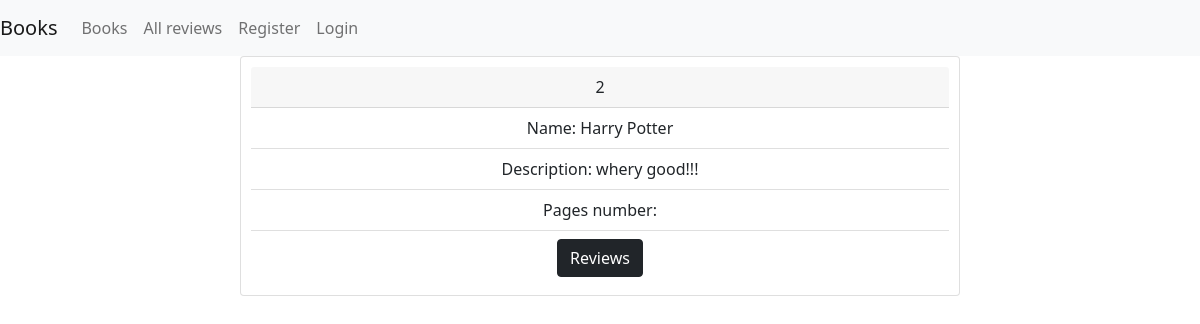
Screenshot of /app/book_detail/2/ with the database file from the repository.
### app_tutorial/models.py (models this page shows, shortened)
class Book(models.Model):
    name = models.CharField(max_length=255)
    pages_numbers = models.IntegerField(default=100)
    price = models.DecimalField(max_digits=10, decimal_places=2)
    description = models.TextField(null=True, blank=True)

### app_tutorial/views.py (the view)
# urls.py: path('book_detail/<int:book_id>/', views.book_detail, name='book_detail'),
def book_detail(request, book_id):
    book = get_object_or_404(Book, pk=book_id)
    return render(request, 'book_detail.html', {'book': book})

### templates/book_detail.html (shortened to what this page needs)
{% extends 'base.html'%}
{%block content%}
<div class="review card">
  <div class="card-header">
    {{book.id}}
  </div>
  <ul class="list-group list-group-flush">
    <li class="list-group-item">Name: {{book.name}}</li>
    <li class="list-group-item">Description: {{book.description}}</li>
    <li class="list-group-item">Pages number: {{book.pages_number}}</li>
    <li class="list-group-item">
            <a class="btn btn-dark" href="{% url 'book_review_list' book_id=book.id%}" role="button">Reviews</a>
    </li>
  </ul>
</div>
{% endblock %}

### static/styles.css (style rules this page uses)
.review { text-align: center; padding: 10px; margin-bottom: 10px; }

### rows the page displays
Book: id "2", name "Harry Potter", description "whery good!!!"
